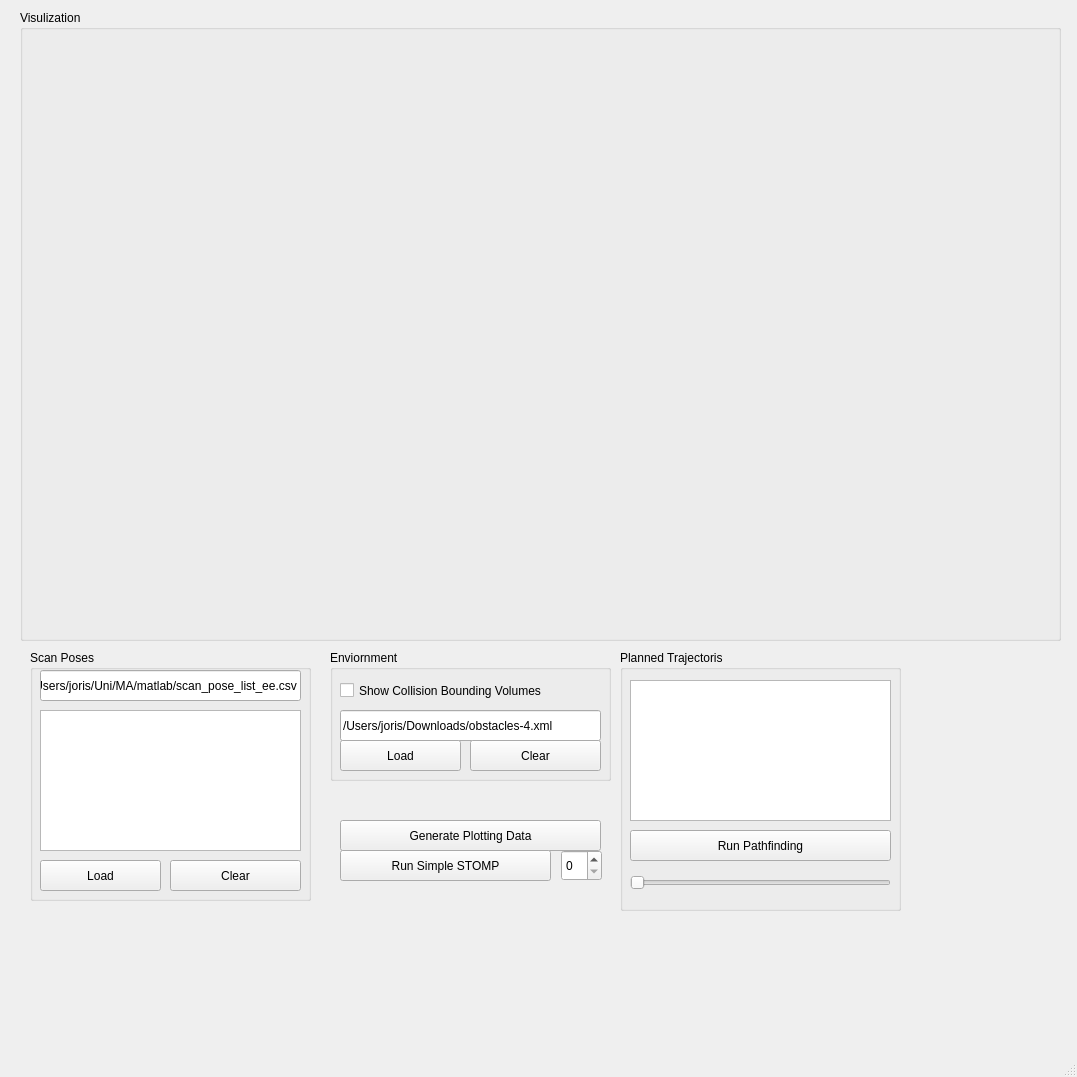
<?xml version="1.0" encoding="UTF-8"?>
<ui version="4.0">
 <class>MainWindow</class>
 <widget class="QMainWindow" name="MainWindow">
  <property name="geometry">
   <rect>
    <x>0</x>
    <y>0</y>
    <width>1077</width>
    <height>1077</height>
   </rect>
  </property>
  <property name="windowTitle">
   <string>MainWindow</string>
  </property>
  <widget class="QWidget" name="centralwidget">
   <widget class="QGroupBox" name="sceneBox">
    <property name="geometry">
     <rect>
      <x>20</x>
      <y>10</y>
      <width>1041</width>
      <height>631</height>
     </rect>
    </property>
    <property name="title">
     <string>Visulization</string>
    </property>
    <widget class="QWidget" name="scenePlaceholder" native="true">
     <property name="geometry">
      <rect>
       <x>10</x>
       <y>30</y>
       <width>1021</width>
       <height>591</height>
      </rect>
     </property>
    </widget>
   </widget>
   <widget class="QGroupBox" name="enviornmentBox">
    <property name="geometry">
     <rect>
      <x>330</x>
      <y>650</y>
      <width>281</width>
      <height>131</height>
     </rect>
    </property>
    <property name="title">
     <string>Enviornment</string>
    </property>
    <widget class="QLineEdit" name="lineEdit_enviornmentSource">
     <property name="geometry">
      <rect>
       <x>10</x>
       <y>60</y>
       <width>261</width>
       <height>31</height>
      </rect>
     </property>
     <property name="text">
      <string>/Users/joris/Downloads/obstacles-4.xml</string>
     </property>
    </widget>
    <widget class="QPushButton" name="pushButton_loadEnviornment">
     <property name="geometry">
      <rect>
       <x>10</x>
       <y>90</y>
       <width>121</width>
       <height>31</height>
      </rect>
     </property>
     <property name="text">
      <string>Load</string>
     </property>
    </widget>
    <widget class="QCheckBox" name="checkBox_collisionBoxes">
     <property name="geometry">
      <rect>
       <x>10</x>
       <y>30</y>
       <width>261</width>
       <height>21</height>
      </rect>
     </property>
     <property name="text">
      <string>Show Collision Bounding Volumes</string>
     </property>
    </widget>
    <widget class="QPushButton" name="pushButton_clearEnviornment">
     <property name="geometry">
      <rect>
       <x>140</x>
       <y>90</y>
       <width>131</width>
       <height>31</height>
      </rect>
     </property>
     <property name="text">
      <string>Clear</string>
     </property>
    </widget>
   </widget>
   <widget class="QGroupBox" name="groupBox">
    <property name="geometry">
     <rect>
      <x>620</x>
      <y>650</y>
      <width>281</width>
      <height>261</height>
     </rect>
    </property>
    <property name="title">
     <string>Planned Trajectoris</string>
    </property>
    <widget class="QPushButton" name="pushButton_runPathfinding">
     <property name="geometry">
      <rect>
       <x>10</x>
       <y>180</y>
       <width>261</width>
       <height>31</height>
      </rect>
     </property>
     <property name="text">
      <string>Run Pathfinding</string>
     </property>
    </widget>
    <widget class="QListWidget" name="listWidget_trajectories">
     <property name="geometry">
      <rect>
       <x>10</x>
       <y>30</y>
       <width>261</width>
       <height>141</height>
      </rect>
     </property>
    </widget>
    <widget class="QSlider" name="trajectorySlider">
     <property name="geometry">
      <rect>
       <x>10</x>
       <y>220</y>
       <width>261</width>
       <height>25</height>
      </rect>
     </property>
     <property name="orientation">
      <enum>Qt::Orientation::Horizontal</enum>
     </property>
    </widget>
   </widget>
   <widget class="QGroupBox" name="scanBox">
    <property name="geometry">
     <rect>
      <x>30</x>
      <y>650</y>
      <width>281</width>
      <height>251</height>
     </rect>
    </property>
    <property name="title">
     <string>Scan Poses</string>
    </property>
    <widget class="QLineEdit" name="lineEdit_scanPosesSource">
     <property name="geometry">
      <rect>
       <x>10</x>
       <y>20</y>
       <width>261</width>
       <height>31</height>
      </rect>
     </property>
     <property name="text">
      <string>/Users/joris/Uni/MA/matlab/scan_pose_list_ee.csv</string>
     </property>
    </widget>
    <widget class="QPushButton" name="pushButton_loadScanPoses">
     <property name="geometry">
      <rect>
       <x>10</x>
       <y>210</y>
       <width>121</width>
       <height>31</height>
      </rect>
     </property>
     <property name="text">
      <string>Load</string>
     </property>
    </widget>
    <widget class="QPushButton" name="pushButton_clearScanPoses">
     <property name="geometry">
      <rect>
       <x>140</x>
       <y>210</y>
       <width>131</width>
       <height>31</height>
      </rect>
     </property>
     <property name="text">
      <string>Clear</string>
     </property>
    </widget>
    <widget class="QListWidget" name="listWidget">
     <property name="geometry">
      <rect>
       <x>10</x>
       <y>60</y>
       <width>261</width>
       <height>141</height>
      </rect>
     </property>
    </widget>
   </widget>
   <widget class="QPushButton" name="pushButton_PlottingData">
    <property name="geometry">
     <rect>
      <x>340</x>
      <y>820</y>
      <width>261</width>
      <height>31</height>
     </rect>
    </property>
    <property name="text">
     <string>Generate Plotting Data</string>
    </property>
   </widget>
   <widget class="QPushButton" name="pushButton_SimpleStomp">
    <property name="geometry">
     <rect>
      <x>340</x>
      <y>850</y>
      <width>211</width>
      <height>31</height>
     </rect>
    </property>
    <property name="text">
     <string>Run Simple STOMP</string>
    </property>
   </widget>
   <widget class="QSpinBox" name="spinBox">
    <property name="geometry">
     <rect>
      <x>561</x>
      <y>850</y>
      <width>41</width>
      <height>31</height>
     </rect>
    </property>
   </widget>
  </widget>
  <widget class="QMenuBar" name="menubar">
   <property name="geometry">
    <rect>
     <x>0</x>
     <y>0</y>
     <width>1077</width>
     <height>24</height>
    </rect>
   </property>
  </widget>
  <widget class="QStatusBar" name="statusbar"/>
 </widget>
 <resources/>
 <connections/>
</ui>
